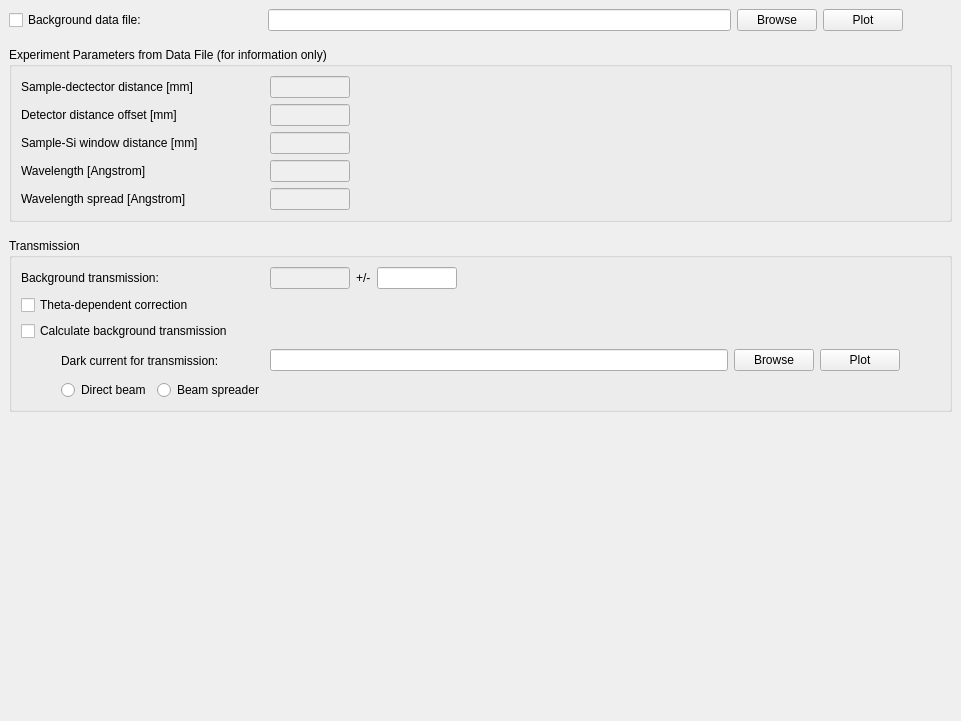
<?xml version="1.0" encoding="UTF-8"?>
<ui version="4.0">
 <class>Frame</class>
 <widget class="QFrame" name="Frame">
  <property name="enabled">
   <bool>true</bool>
  </property>
  <property name="geometry">
   <rect>
    <x>0</x>
    <y>0</y>
    <width>961</width>
    <height>721</height>
   </rect>
  </property>
  <property name="windowTitle">
   <string>Frame</string>
  </property>
  <property name="frameShape">
   <enum>QFrame::NoFrame</enum>
  </property>
  <property name="frameShadow">
   <enum>QFrame::Raised</enum>
  </property>
  <layout class="QVBoxLayout" name="verticalLayout">
   <property name="margin">
    <number>0</number>
   </property>
   <item>
    <widget class="QScrollArea" name="scrollArea">
     <property name="frameShape">
      <enum>QFrame::NoFrame</enum>
     </property>
     <property name="widgetResizable">
      <bool>true</bool>
     </property>
     <widget class="QWidget" name="scrollAreaWidgetContents">
      <property name="geometry">
       <rect>
        <x>0</x>
        <y>0</y>
        <width>961</width>
        <height>721</height>
       </rect>
      </property>
      <layout class="QVBoxLayout" name="verticalLayout_2">
       <item>
        <layout class="QHBoxLayout" name="horizontalLayout_4">
         <item>
          <widget class="QCheckBox" name="background_chk">
           <property name="sizePolicy">
            <sizepolicy hsizetype="Fixed" vsizetype="Fixed">
             <horstretch>0</horstretch>
             <verstretch>0</verstretch>
            </sizepolicy>
           </property>
           <property name="minimumSize">
            <size>
             <width>175</width>
             <height>0</height>
            </size>
           </property>
           <property name="maximumSize">
            <size>
             <width>175</width>
             <height>16777215</height>
            </size>
           </property>
           <property name="toolTip">
            <string>Select to apply a background subtraction.</string>
           </property>
           <property name="text">
            <string>Background data file:</string>
           </property>
          </widget>
         </item>
         <item>
          <spacer name="horizontalSpacer_8">
           <property name="orientation">
            <enum>Qt::Horizontal</enum>
           </property>
           <property name="sizeType">
            <enum>QSizePolicy::Fixed</enum>
           </property>
           <property name="sizeHint" stdset="0">
            <size>
             <width>78</width>
             <height>20</height>
            </size>
           </property>
          </spacer>
         </item>
         <item>
          <widget class="QLineEdit" name="background_edit">
           <property name="sizePolicy">
            <sizepolicy hsizetype="Expanding" vsizetype="Fixed">
             <horstretch>0</horstretch>
             <verstretch>0</verstretch>
            </sizepolicy>
           </property>
           <property name="minimumSize">
            <size>
             <width>300</width>
             <height>0</height>
            </size>
           </property>
           <property name="maximumSize">
            <size>
             <width>16777215</width>
             <height>16777215</height>
            </size>
           </property>
           <property name="toolTip">
            <string>Enter a valid data file path.</string>
           </property>
          </widget>
         </item>
         <item>
          <widget class="QPushButton" name="background_browse">
           <property name="sizePolicy">
            <sizepolicy hsizetype="Fixed" vsizetype="Fixed">
             <horstretch>0</horstretch>
             <verstretch>0</verstretch>
            </sizepolicy>
           </property>
           <property name="minimumSize">
            <size>
             <width>0</width>
             <height>0</height>
            </size>
           </property>
           <property name="maximumSize">
            <size>
             <width>16777215</width>
             <height>16777215</height>
            </size>
           </property>
           <property name="text">
            <string>Browse</string>
           </property>
          </widget>
         </item>
         <item>
          <widget class="QPushButton" name="background_plot_button">
           <property name="sizePolicy">
            <sizepolicy hsizetype="Fixed" vsizetype="Fixed">
             <horstretch>0</horstretch>
             <verstretch>0</verstretch>
            </sizepolicy>
           </property>
           <property name="minimumSize">
            <size>
             <width>0</width>
             <height>0</height>
            </size>
           </property>
           <property name="maximumSize">
            <size>
             <width>16777215</width>
             <height>16777215</height>
            </size>
           </property>
           <property name="toolTip">
            <string>Click to plot 2D data.</string>
           </property>
           <property name="text">
            <string>Plot</string>
           </property>
          </widget>
         </item>
         <item>
          <spacer name="horizontalSpacer_5">
           <property name="orientation">
            <enum>Qt::Horizontal</enum>
           </property>
           <property name="sizeType">
            <enum>QSizePolicy::Fixed</enum>
           </property>
           <property name="sizeHint" stdset="0">
            <size>
             <width>49</width>
             <height>20</height>
            </size>
           </property>
          </spacer>
         </item>
        </layout>
       </item>
       <item>
        <spacer name="verticalSpacer_3">
         <property name="orientation">
          <enum>Qt::Vertical</enum>
         </property>
         <property name="sizeType">
          <enum>QSizePolicy::Fixed</enum>
         </property>
         <property name="sizeHint" stdset="0">
          <size>
           <width>20</width>
           <height>10</height>
          </size>
         </property>
        </spacer>
       </item>
       <item>
        <widget class="QGroupBox" name="geometry_options_groupbox">
         <property name="sizePolicy">
          <sizepolicy hsizetype="Expanding" vsizetype="Fixed">
           <horstretch>0</horstretch>
           <verstretch>0</verstretch>
          </sizepolicy>
         </property>
         <property name="minimumSize">
          <size>
           <width>0</width>
           <height>0</height>
          </size>
         </property>
         <property name="maximumSize">
          <size>
           <width>16777215</width>
           <height>16777215</height>
          </size>
         </property>
         <property name="title">
          <string>Experiment Parameters from Data File (for information only)</string>
         </property>
         <property name="alignment">
          <set>Qt::AlignLeading|Qt::AlignLeft|Qt::AlignTop</set>
         </property>
         <layout class="QVBoxLayout" name="verticalLayout_4">
          <item>
           <layout class="QFormLayout" name="formLayout">
            <property name="sizeConstraint">
             <enum>QLayout::SetDefaultConstraint</enum>
            </property>
            <property name="horizontalSpacing">
             <number>0</number>
            </property>
            <item row="0" column="0">
             <widget class="QLabel" name="label_4">
              <property name="sizePolicy">
               <sizepolicy hsizetype="Fixed" vsizetype="Preferred">
                <horstretch>0</horstretch>
                <verstretch>0</verstretch>
               </sizepolicy>
              </property>
              <property name="minimumSize">
               <size>
                <width>249</width>
                <height>0</height>
               </size>
              </property>
              <property name="maximumSize">
               <size>
                <width>249</width>
                <height>16777215</height>
               </size>
              </property>
              <property name="text">
               <string>Sample-dectector distance [mm]</string>
              </property>
             </widget>
            </item>
            <item row="0" column="1">
             <widget class="QLineEdit" name="sample_dist_edit">
              <property name="enabled">
               <bool>false</bool>
              </property>
              <property name="sizePolicy">
               <sizepolicy hsizetype="Expanding" vsizetype="Fixed">
                <horstretch>0</horstretch>
                <verstretch>0</verstretch>
               </sizepolicy>
              </property>
              <property name="minimumSize">
               <size>
                <width>80</width>
                <height>0</height>
               </size>
              </property>
              <property name="maximumSize">
               <size>
                <width>80</width>
                <height>16777215</height>
               </size>
              </property>
              <property name="toolTip">
               <string>Sample-to-detector distance read from the data file, in mm.</string>
              </property>
             </widget>
            </item>
            <item row="1" column="0">
             <widget class="QLabel" name="label">
              <property name="text">
               <string>Detector distance offset [mm]</string>
              </property>
             </widget>
            </item>
            <item row="1" column="1">
             <widget class="QLineEdit" name="sample_dist_offset_edit">
              <property name="enabled">
               <bool>false</bool>
              </property>
              <property name="minimumSize">
               <size>
                <width>80</width>
                <height>0</height>
               </size>
              </property>
              <property name="maximumSize">
               <size>
                <width>80</width>
                <height>16777215</height>
               </size>
              </property>
             </widget>
            </item>
            <item row="2" column="0">
             <widget class="QLabel" name="label_2">
              <property name="text">
               <string>Sample-Si window distance [mm]</string>
              </property>
             </widget>
            </item>
            <item row="2" column="1">
             <widget class="QLineEdit" name="sample_si_window_dist_edit">
              <property name="enabled">
               <bool>false</bool>
              </property>
              <property name="minimumSize">
               <size>
                <width>80</width>
                <height>0</height>
               </size>
              </property>
              <property name="maximumSize">
               <size>
                <width>80</width>
                <height>16777215</height>
               </size>
              </property>
             </widget>
            </item>
            <item row="3" column="0">
             <widget class="QLabel" name="label_5">
              <property name="text">
               <string>Wavelength [Angstrom]</string>
              </property>
             </widget>
            </item>
            <item row="3" column="1">
             <widget class="QLineEdit" name="wavelength_edit">
              <property name="enabled">
               <bool>false</bool>
              </property>
              <property name="minimumSize">
               <size>
                <width>80</width>
                <height>0</height>
               </size>
              </property>
              <property name="maximumSize">
               <size>
                <width>80</width>
                <height>16777215</height>
               </size>
              </property>
              <property name="toolTip">
               <string>Neutron wavelength read from the data file.</string>
              </property>
             </widget>
            </item>
            <item row="4" column="0">
             <widget class="QLabel" name="label_10">
              <property name="text">
               <string>Wavelength spread [Angstrom]</string>
              </property>
              <property name="indent">
               <number>0</number>
              </property>
             </widget>
            </item>
            <item row="4" column="1">
             <widget class="QLineEdit" name="wavelength_spread_edit">
              <property name="enabled">
               <bool>false</bool>
              </property>
              <property name="minimumSize">
               <size>
                <width>80</width>
                <height>0</height>
               </size>
              </property>
              <property name="maximumSize">
               <size>
                <width>80</width>
                <height>16777215</height>
               </size>
              </property>
              <property name="toolTip">
               <string>Neutron wavelength spread read from the data file.</string>
              </property>
             </widget>
            </item>
           </layout>
          </item>
         </layout>
        </widget>
       </item>
       <item>
        <spacer name="verticalSpacer">
         <property name="orientation">
          <enum>Qt::Vertical</enum>
         </property>
         <property name="sizeType">
          <enum>QSizePolicy::Fixed</enum>
         </property>
         <property name="sizeHint" stdset="0">
          <size>
           <width>20</width>
           <height>10</height>
          </size>
         </property>
        </spacer>
       </item>
       <item>
        <widget class="QGroupBox" name="transmission_grpbox">
         <property name="title">
          <string>Transmission</string>
         </property>
         <property name="flat">
          <bool>false</bool>
         </property>
         <property name="checkable">
          <bool>false</bool>
         </property>
         <layout class="QVBoxLayout" name="verticalLayout_3">
          <item>
           <layout class="QHBoxLayout" name="horizontalLayout">
            <item>
             <widget class="QLabel" name="bck_trans_label">
              <property name="sizePolicy">
               <sizepolicy hsizetype="Fixed" vsizetype="Fixed">
                <horstretch>0</horstretch>
                <verstretch>0</verstretch>
               </sizepolicy>
              </property>
              <property name="minimumSize">
               <size>
                <width>180</width>
                <height>0</height>
               </size>
              </property>
              <property name="maximumSize">
               <size>
                <width>180</width>
                <height>16777215</height>
               </size>
              </property>
              <property name="text">
               <string>Background transmission:</string>
              </property>
             </widget>
            </item>
            <item>
             <spacer name="horizontalSpacer_2">
              <property name="orientation">
               <enum>Qt::Horizontal</enum>
              </property>
              <property name="sizeType">
               <enum>QSizePolicy::Fixed</enum>
              </property>
              <property name="sizeHint" stdset="0">
               <size>
                <width>63</width>
                <height>20</height>
               </size>
              </property>
             </spacer>
            </item>
            <item>
             <widget class="QLineEdit" name="transmission_edit">
              <property name="enabled">
               <bool>false</bool>
              </property>
              <property name="minimumSize">
               <size>
                <width>80</width>
                <height>0</height>
               </size>
              </property>
              <property name="maximumSize">
               <size>
                <width>80</width>
                <height>30</height>
               </size>
              </property>
              <property name="toolTip">
               <string>Transmission value for the background in %.</string>
              </property>
             </widget>
            </item>
            <item>
             <widget class="QLabel" name="bck_trans_err_label">
              <property name="maximumSize">
               <size>
                <width>16777215</width>
                <height>30</height>
               </size>
              </property>
              <property name="text">
               <string>+/-</string>
              </property>
             </widget>
            </item>
            <item>
             <widget class="QLineEdit" name="dtransmission_edit">
              <property name="enabled">
               <bool>true</bool>
              </property>
              <property name="minimumSize">
               <size>
                <width>80</width>
                <height>0</height>
               </size>
              </property>
              <property name="maximumSize">
               <size>
                <width>80</width>
                <height>30</height>
               </size>
              </property>
              <property name="toolTip">
               <string>Uncertainty on the background transmission.</string>
              </property>
             </widget>
            </item>
            <item>
             <spacer name="horizontalSpacer">
              <property name="orientation">
               <enum>Qt::Horizontal</enum>
              </property>
              <property name="sizeHint" stdset="0">
               <size>
                <width>40</width>
                <height>20</height>
               </size>
              </property>
             </spacer>
            </item>
           </layout>
          </item>
          <item>
           <widget class="QCheckBox" name="theta_dep_chk">
            <property name="toolTip">
             <string>Select to apply a theta-dependent transmission correction.</string>
            </property>
            <property name="text">
             <string>Theta-dependent correction</string>
            </property>
           </widget>
          </item>
          <item>
           <widget class="QCheckBox" name="calculate_trans_chk">
            <property name="toolTip">
             <string>Select to let the reduction software calculate the background transmission.</string>
            </property>
            <property name="text">
             <string>Calculate background transmission</string>
            </property>
           </widget>
          </item>
          <item>
           <layout class="QHBoxLayout" name="horizontalLayout_3">
            <item>
             <spacer name="horizontalSpacer_7">
              <property name="orientation">
               <enum>Qt::Horizontal</enum>
              </property>
              <property name="sizeType">
               <enum>QSizePolicy::Fixed</enum>
              </property>
              <property name="sizeHint" stdset="0">
               <size>
                <width>40</width>
                <height>20</height>
               </size>
              </property>
             </spacer>
            </item>
            <item>
             <widget class="QLabel" name="trans_dark_current_label">
              <property name="sizePolicy">
               <sizepolicy hsizetype="Fixed" vsizetype="Fixed">
                <horstretch>0</horstretch>
                <verstretch>0</verstretch>
               </sizepolicy>
              </property>
              <property name="minimumSize">
               <size>
                <width>203</width>
                <height>27</height>
               </size>
              </property>
              <property name="maximumSize">
               <size>
                <width>203</width>
                <height>27</height>
               </size>
              </property>
              <property name="text">
               <string>Dark current for transmission:</string>
              </property>
             </widget>
            </item>
            <item>
             <widget class="QLineEdit" name="trans_dark_current_edit">
              <property name="sizePolicy">
               <sizepolicy hsizetype="Expanding" vsizetype="Fixed">
                <horstretch>0</horstretch>
                <verstretch>0</verstretch>
               </sizepolicy>
              </property>
              <property name="minimumSize">
               <size>
                <width>300</width>
                <height>0</height>
               </size>
              </property>
              <property name="maximumSize">
               <size>
                <width>16777215</width>
                <height>16777215</height>
               </size>
              </property>
              <property name="toolTip">
               <string>Enter a valid file path to be used for the dark current data.</string>
              </property>
             </widget>
            </item>
            <item>
             <widget class="QPushButton" name="trans_dark_current_button">
              <property name="sizePolicy">
               <sizepolicy hsizetype="Fixed" vsizetype="Fixed">
                <horstretch>0</horstretch>
                <verstretch>0</verstretch>
               </sizepolicy>
              </property>
              <property name="minimumSize">
               <size>
                <width>0</width>
                <height>0</height>
               </size>
              </property>
              <property name="maximumSize">
               <size>
                <width>16777215</width>
                <height>16777215</height>
               </size>
              </property>
              <property name="text">
               <string>Browse</string>
              </property>
             </widget>
            </item>
            <item>
             <widget class="QPushButton" name="trans_dark_current_plot_button">
              <property name="sizePolicy">
               <sizepolicy hsizetype="Fixed" vsizetype="Fixed">
                <horstretch>0</horstretch>
                <verstretch>0</verstretch>
               </sizepolicy>
              </property>
              <property name="minimumSize">
               <size>
                <width>0</width>
                <height>0</height>
               </size>
              </property>
              <property name="maximumSize">
               <size>
                <width>16777215</width>
                <height>16777215</height>
               </size>
              </property>
              <property name="toolTip">
               <string>Click to plot 2D data.</string>
              </property>
              <property name="text">
               <string>Plot</string>
              </property>
             </widget>
            </item>
            <item>
             <spacer name="horizontalSpacer_6">
              <property name="orientation">
               <enum>Qt::Horizontal</enum>
              </property>
              <property name="sizeType">
               <enum>QSizePolicy::Fixed</enum>
              </property>
              <property name="sizeHint" stdset="0">
               <size>
                <width>40</width>
                <height>20</height>
               </size>
              </property>
             </spacer>
            </item>
           </layout>
          </item>
          <item>
           <layout class="QHBoxLayout" name="horizontalLayout_2">
            <item>
             <spacer name="horizontalSpacer_4">
              <property name="orientation">
               <enum>Qt::Horizontal</enum>
              </property>
              <property name="sizeType">
               <enum>QSizePolicy::Fixed</enum>
              </property>
              <property name="sizeHint" stdset="0">
               <size>
                <width>40</width>
                <height>20</height>
               </size>
              </property>
             </spacer>
            </item>
            <item>
             <widget class="QRadioButton" name="trans_direct_chk">
              <property name="toolTip">
               <string>Select to use the direct beam method for transmission calculation.</string>
              </property>
              <property name="text">
               <string>Direct beam</string>
              </property>
             </widget>
            </item>
            <item>
             <widget class="QRadioButton" name="trans_spreader_chk">
              <property name="toolTip">
               <string>Select to use the beam spreader (glassy carbon) method for transmission calculation.</string>
              </property>
              <property name="text">
               <string>Beam spreader</string>
              </property>
             </widget>
            </item>
            <item>
             <spacer name="horizontalSpacer_3">
              <property name="orientation">
               <enum>Qt::Horizontal</enum>
              </property>
              <property name="sizeHint" stdset="0">
               <size>
                <width>40</width>
                <height>20</height>
               </size>
              </property>
             </spacer>
            </item>
           </layout>
          </item>
          <item>
           <layout class="QVBoxLayout" name="widget_placeholder"/>
          </item>
         </layout>
        </widget>
       </item>
       <item>
        <spacer name="verticalSpacer_2">
         <property name="orientation">
          <enum>Qt::Vertical</enum>
         </property>
         <property name="sizeType">
          <enum>QSizePolicy::Expanding</enum>
         </property>
         <property name="sizeHint" stdset="0">
          <size>
           <width>20</width>
           <height>40</height>
          </size>
         </property>
        </spacer>
       </item>
      </layout>
     </widget>
    </widget>
   </item>
  </layout>
 </widget>
 <resources/>
 <connections/>
</ui>
